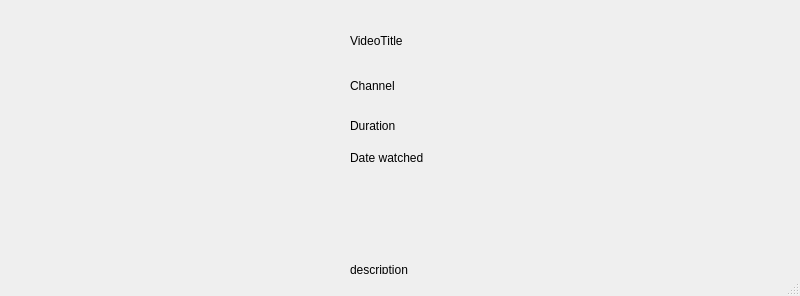
<?xml version="1.0" encoding="UTF-8"?>
<ui version="4.0">
 <class>MainWindow</class>
 <widget class="QMainWindow" name="MainWindow">
  <property name="geometry">
   <rect>
    <x>0</x>
    <y>0</y>
    <width>800</width>
    <height>296</height>
   </rect>
  </property>
  <property name="windowTitle">
   <string>MainWindow</string>
  </property>
  <widget class="QWidget" name="centralwidget">
   <widget class="QLabel" name="thumbnail">
    <property name="geometry">
     <rect>
      <x>0</x>
      <y>0</y>
      <width>341</width>
      <height>201</height>
     </rect>
    </property>
   </widget>
   <widget class="QLabel" name="label">
    <property name="geometry">
     <rect>
      <x>350</x>
      <y>20</y>
      <width>421</width>
      <height>41</height>
     </rect>
    </property>
    <property name="text">
     <string>VideoTitle</string>
    </property>
    <property name="wordWrap">
     <bool>true</bool>
    </property>
   </widget>
   <widget class="QLabel" name="label_2">
    <property name="geometry">
     <rect>
      <x>350</x>
      <y>60</y>
      <width>421</width>
      <height>51</height>
     </rect>
    </property>
    <property name="text">
     <string>Channel</string>
    </property>
   </widget>
   <widget class="QLabel" name="label_3">
    <property name="geometry">
     <rect>
      <x>350</x>
      <y>105</y>
      <width>431</width>
      <height>41</height>
     </rect>
    </property>
    <property name="text">
     <string>Duration</string>
    </property>
   </widget>
   <widget class="QLabel" name="dateWatchedLabel">
    <property name="geometry">
     <rect>
      <x>350</x>
      <y>150</y>
      <width>441</width>
      <height>16</height>
     </rect>
    </property>
    <property name="text">
     <string>Date watched</string>
    </property>
   </widget>
   <widget class="QLabel" name="descriptionLabel">
    <property name="geometry">
     <rect>
      <x>350</x>
      <y>170</y>
      <width>421</width>
      <height>200</height>
     </rect>
    </property>
    <property name="text">
     <string>description</string>
    </property>
    <property name="wordWrap">
     <bool>true</bool>
    </property>
   </widget>
  </widget>
  <widget class="QMenuBar" name="menubar">
   <property name="geometry">
    <rect>
     <x>0</x>
     <y>0</y>
     <width>800</width>
     <height>37</height>
    </rect>
   </property>
  </widget>
  <widget class="QStatusBar" name="statusbar"/>
 </widget>
 <resources/>
 <connections/>
</ui>
